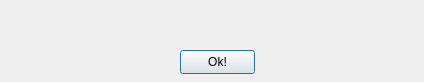
<?xml version="1.0" encoding="UTF-8"?>
<ui version="4.0">
 <class>VldDlg</class>
 <widget class="QDialog" name="VldDlg">
  <property name="geometry">
   <rect>
    <x>0</x>
    <y>0</y>
    <width>424</width>
    <height>82</height>
   </rect>
  </property>
  <property name="windowTitle">
   <string>Внимание!</string>
  </property>
  <widget class="QLabel" name="lbVld">
   <property name="geometry">
    <rect>
     <x>30</x>
     <y>10</y>
     <width>371</width>
     <height>31</height>
    </rect>
   </property>
   <property name="text">
    <string/>
   </property>
  </widget>
  <widget class="QPushButton" name="btnOk">
   <property name="geometry">
    <rect>
     <x>180</x>
     <y>50</y>
     <width>75</width>
     <height>24</height>
    </rect>
   </property>
   <property name="text">
    <string>Ok!</string>
   </property>
  </widget>
 </widget>
 <resources/>
 <connections/>
</ui>
